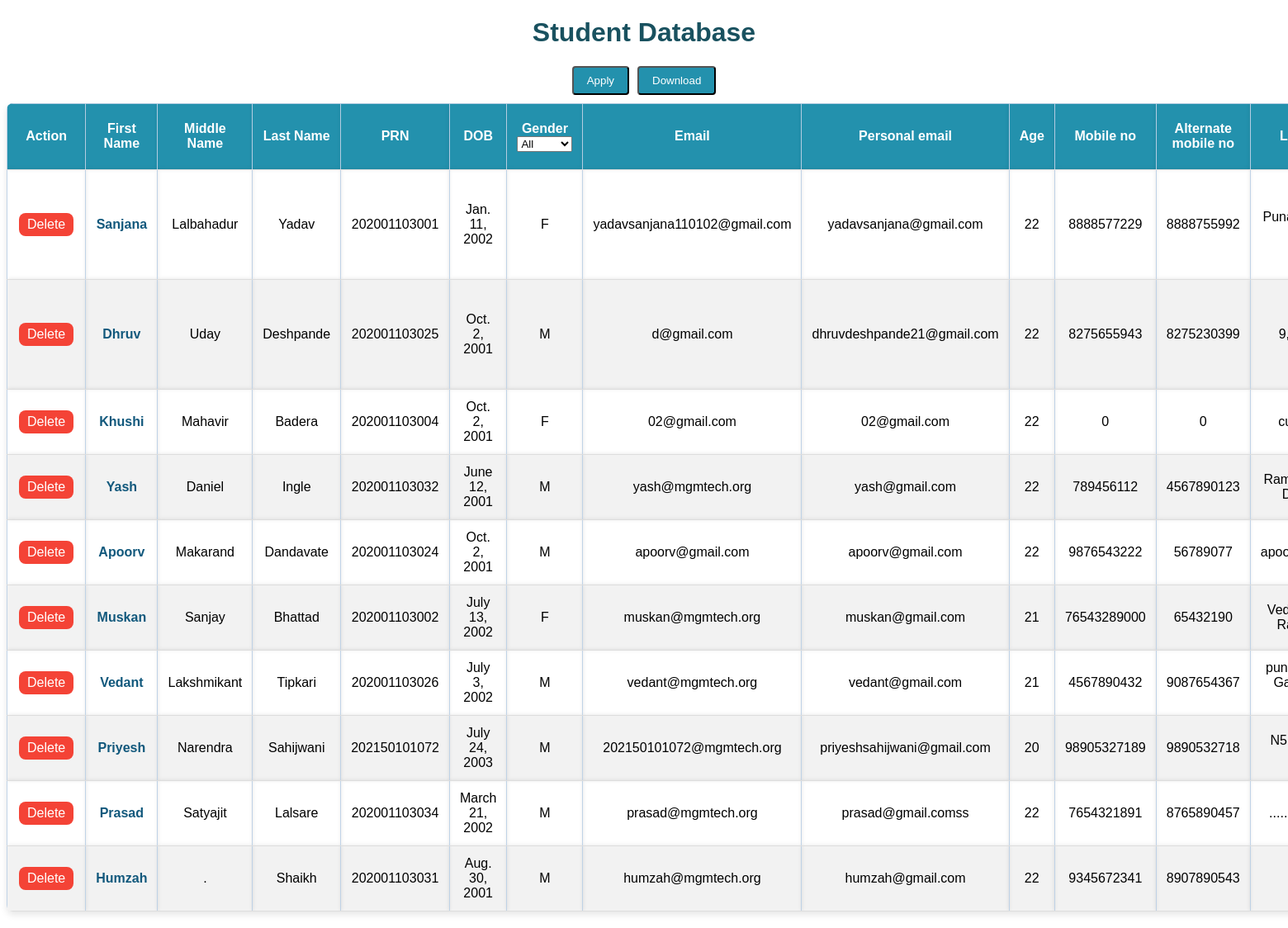
Before: /all-students/ (signed in) with the older database file.
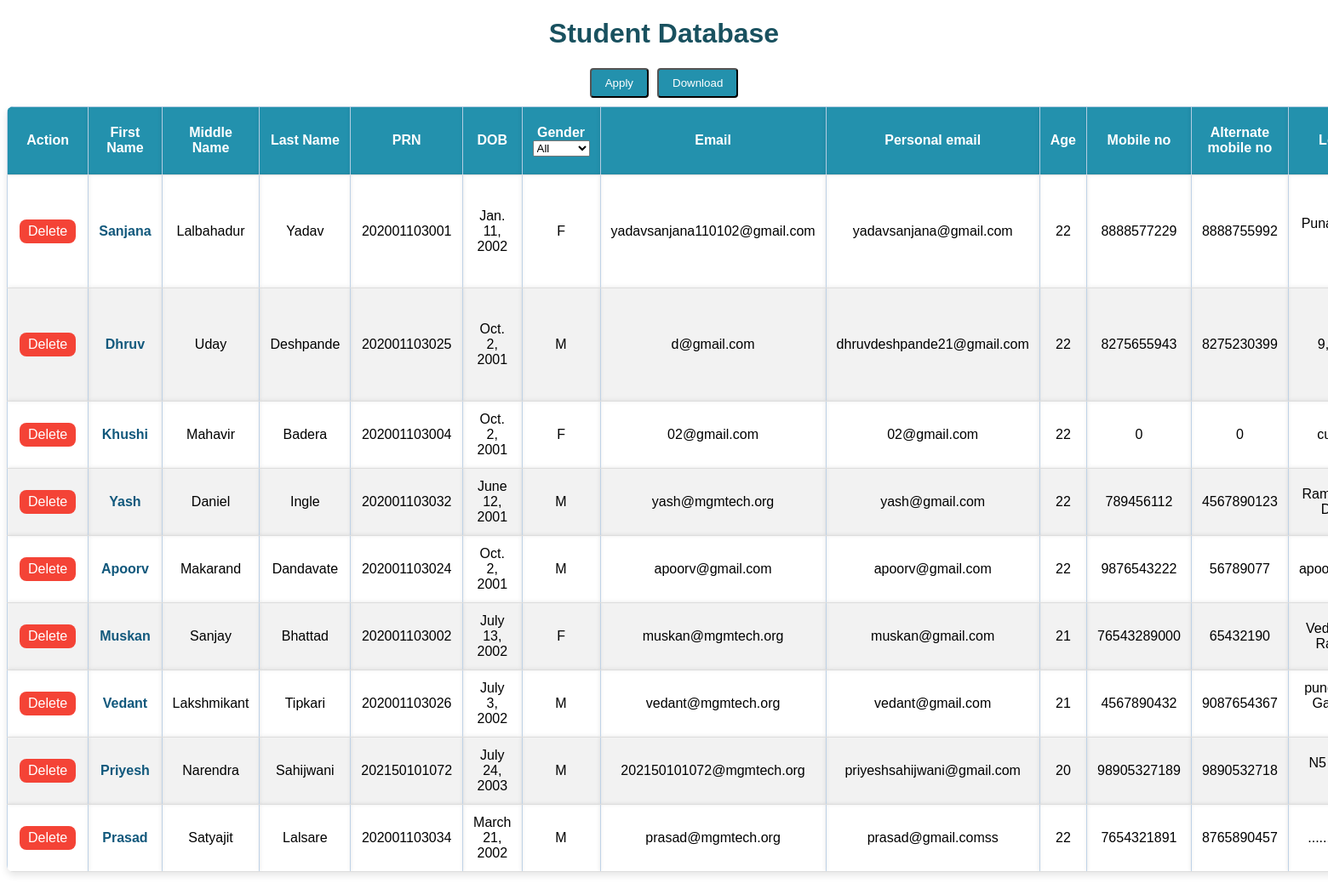
After: the same page with the newer database file.
### users/models.py (models this page shows, shortened)
class Student(models.Model):
    user = models.OneToOneField(CustomUser,on_delete=models.CASCADE,null=True,blank=True)
    Placement_choice = [
        ('On-campus','On-campus'),
        ('Off-campus','Off-campus'),
    ]
    preferences=[
        ('Job','Job'),
        ('Entrepreneurship','Entrepreneurship'),
        ('Higher Studies','Higher Studies')
    ]
    Gap =[
        ('0','0'),
        ('1','1'),
        ('2','2'),
    ]
    Boolean_choices =[
        ('No','No'),
        ('Yes','Yes'),
    ]
    GENDER_CHOICES = [
        ('M', 'Male'),
        ('F', 'Female'),
        ('O', 'Other'),
    ]
    FIRST_NAME = models.CharField(max_length=255)
    MIDDLE_NAME = models.CharField(max_length=255)
    LAST_NAME= models.CharField(max_length=255)
    PRN = models.PositiveIntegerField(unique=True)
    DOB = models.DateField(default='2001-10-02')
    GENDER = models.CharField(max_length=10, choices=GENDER_CHOICES)
    EMAIL = models.EmailField(unique=True)
    PERSONAL_EMAIL = models.EmailField(unique=True)
    AGE = models.PositiveIntegerField()
    MOBILE_NO = models.PositiveIntegerField()
    ALT_Mobile_NO = models.PositiveIntegerField()
    LOCAL_ADDRS = models.CharField(max_length=255)
    PERM_ADDRS = models.CharField(max_length=255)
    Native_Place = models.CharField(max_length=255)
    X_Percentage = models.DecimalField(max_digits=5, decimal_places=2)
    Xth_marksheet = models.FileField(upload_to='documents/10th', null=True, blank=True)
    X_year_of_passing = models.PositiveIntegerField()
    X_board = models.CharField(max_length=255)
    XIIth_marksheet = models.FileField(upload_to='documents/12th', null=True, blank=True)
    XII_Percentage = models.DecimalField(max_digits=5, decimal_places=2, null=True, blank=True)
    XII_year_of_passing = models.PositiveIntegerField(null=True, blank=True)
    XII_board = models.CharField(max_length=255, null=True, blank=True)
    Diploma_percentage = models.DecimalField(max_digits=5, decimal_places=2, null=True, blank=True)
    Diploma_Firstyear_marksheet = models.FileField(upload_to='documents/diploma1', null=True, blank=True)
    Diploma_Secondyear_marksheet = models.FileField(upload_to='documents/diploma2', null=True, blank=True)
    Diploma_Thirdyear_marksheet = models.FileField(upload_to='documents/diploma3', null=True, blank=True)
    Diploma_year_of_passing = models.PositiveIntegerField(null=True, blank=True)
    Diploma_college = models.CharField(max_length=255, null=True, blank=True)
    Diploma_branch = models.CharField(max_length=255, null=True, blank=True)
    Admission_Type = models.CharField(max_length=255)
    YEAR_CHOICES = [(str(year), str(year)) for year in range(2020, 2031)]
    Pass_out_Year = models.CharField(max_length=10, choices=YEAR_CHOICES)
    department = models.ForeignKey(Department, on_delete=models.SET_NULL, null=True)
    SEM_1_sgpa = models.DecimalField(max_digits=4, decimal_places=2)
    sem1_marksheet = models.FileField(upload_to='documents/Sem1', null=True, blank=True)
    SEM_2_sgpa = models.DecimalField(max_digits=4, decimal_places=2)
    sem2_marksheet = models.FileField(upload_to='documents/Sem2', null=True, blank=True)
    SEM_3_sgpa = models.DecimalField(max_digits=4, decimal_places=2)
    sem3_marksheet = models.FileField(upload_to='images/documents/Sem3', null=True, blank=True)
    SEM_4_sgpa = models.DecimalField(max_digits=4, decimal_places=2)
    sem4_marksheet = models.FileField(upload_to='documents/Sem4', null=True, blank=True)
    SEM_5_sgpa = models.DecimalField(max_digits=4, decimal_places=2, null=True, blank=True)
    sem5_marksheet = models.FileField(upload_to='documents/Sem5', null=True, blank=True)
    SEM_6_sgpa = models.DecimalField(max_digits=4, decimal_places=2, null=True, blank=True)
    sem6_marksheet = models.FileField(upload_to='documents/Sem6', null=True, blank=True)
    SEM_7_sgpa = models.DecimalField(max_digits=4, decimal_places=2, null=True, blank=True)
    sem7_marksheet = models.FileField(upload_to='documents/Sem7', null=True, blank=True)
    SEM_8_sgpa = models.DecimalField(max_digits=4, decimal_places=2, null=True, blank=True)
    sem8_marksheet = models.FileField(upload_to='documents/Sem8', null=True, blank=True)
    AVG_TILL_SEM_cgpa = models.DecimalField(max_digits=5, decimal_places=2, null=True, blank=True)
    AVG_TILL_SEM_percentage = models.DecimalField(max_digits=5, decimal_places=2, null=True, blank=True)
    Live_backlogs = models.CharField(max_length=25,choices=Boolean_choices)
    Dead_backlogs = models.CharField(max_length=25, choices=Boolean_choices)
    Year_gap = models.CharField(max_length=255,choices=Gap)
    Languages = models.CharField(max_length= 100)
    minor_projects =models.CharField(max_length= 200)
    major_projects =models.CharField(max_length= 200)
    Preference_1 = models.CharField(max_length=255,choices=preferences)
    Preference_2 = models.CharField(max_length=255,choices=preferences)
    Preference_3 = models.CharField(max_length=255,choices=preferences)
    Placed = models.CharField(max_length =20,choices= Boolean_choices, null=True, blank=True)
    Placement_type = models.CharField(max_length =20, null=True, blank=True ,choices=Placement_choice)
    Company_name = models.CharField(max_length =20, null=True, blank=True)
    Profile_photo = models.ImageField(upload_to='images/profiles/student', null=True, blank=True)

### users/views.py (the view)
# urls.py: path('all-students/', views.all_students, name='all_students'),
@login_required
@student_not_required
def all_students(request):
    user = request.user
    if user.user_type == 'TNP-Office':
        students = Student.objects.all()
    elif user.user_type == 'Coordinator':
        if user.coordinator.department:
            students = Student.objects.filter(department=user.coordinator.department)
        else:
            students = Student.objects.none()
    else:
        students = Student.objects.none()  # Return empty queryset
    return render(request, 'all_students.html', {'students': students})

### notices/context_processors.py (called while the page is built)
def sidebar_profile(request):
    user_profile = None
    if request.user.is_authenticated:
        if request.user.user_type == 'Coordinator':
            user_profile = Coordinator.objects.get(user=request.user)
        elif request.user.user_type == 'Student':
            user_profile = Student.objects.get(user=request.user)
        elif request.user.user_type == 'TNP-Office':
            user_profile = TNPOffice.objects.get(user=request.user)
    return {'user_profile': user_profile}

### notices/models.py (called while the page is built)
    def __str__(self):
        return self.name

### notices/views.py (called while the page is built)
def student_not_required(view_func):
    @wraps(view_func)
    def wrapper(request, *args, **kwargs):
        if request.user.user_type == 'Student':
            return HttpResponseForbidden("You don't have permission to access this view.")
        return view_func(request, *args, **kwargs)
    return wrapper

### users/authentication.py (called while the page is built)
    def get_user(self, user_id):
        UserModel = get_user_model()
        try:
            return UserModel.objects.get(pk=user_id)
        except UserModel.DoesNotExist:
            return None

### users/templates/all_students.html (shortened to what this page needs)
{% load static %}
<!DOCTYPE html>
<html lang="en">
<head>
    <link rel="stylesheet" type="text/css" href="{% static 'css/table.css' %}" />
</head>
<body>
    <h1 style="text-align: center; color: #19515f; font-family: sans-serif;">Student Database</h1>
<div class="student-button-container">
    <button onclick="applyFilters()" id="applyButton" class="student-button">Apply</button>
    <button onclick="downloadTable()" class="student-button">Download</button>
</div>
<table id="myTable" class="student-table">
    <tr>
        <th>Action</th>
        <th>First Name</th>
        <th>Middle Name</th>
        <th>Last Name</th>
        <th>PRN</th>
        <th>DOB</th>
        <th>Gender
            <select class="filter-dropdown" id="genderFilter">
                <option value="all">All</option>
                <option value="F">Female</option></th>
        <th>Email</th>
        <th>Personal email</th>
        <th>Age</th>
        <th>Mobile no</th>
        <th>Alternate mobile no</th>
        <th>Local address</th>
    </tr>
    <tbody>
        {% for student in students %}
        <tr>
            <td>
                <a href="{% url 'student_delete' student.pk %}" class="delete-std">Delete</a>
            </td>
            <td><a href="{% url 'student_profile' student_prn=student.PRN %}" class="custom-link"><strong>{{ student.FIRST_NAME }}</strong></a></td>
            <td>{{ student.MIDDLE_NAME }}</td>
            <td>{{ student.LAST_NAME }}</td>
            <td>{{ student.PRN }}</td>
            <td>{{ student.DOB }}</td>
            <td>{{ student.GENDER }}</td>
            <td>{{ student.EMAIL }}</td>
            <td>{{ student.PERSONAL_EMAIL }}</td>
            <td>{{ student.AGE }}</td>
            <td>{{ student.MOBILE_NO }}</td>
            <td>{{ student.ALT_Mobile_NO }}</td>
            <td>{{ student.LOCAL_ADDRS }}</td>
            </tr>
        {% endfor %}
    </tbody>
</table>
</body>
</html>

Changed rows visible on the page:
removed Student: FIRST_NAME "Humzah", MIDDLE_NAME ".", LAST_NAME "Shaikh", PRN "202001103031", DOB "Aug. 30, 2001", GENDER "M", EMAIL "humzah@mgmtech.org", PERSONAL_EMAIL "humzah@gmail.com", AGE "22", MOBILE_NO "9345672341", ALT_Mobile_NO "8907890543"
